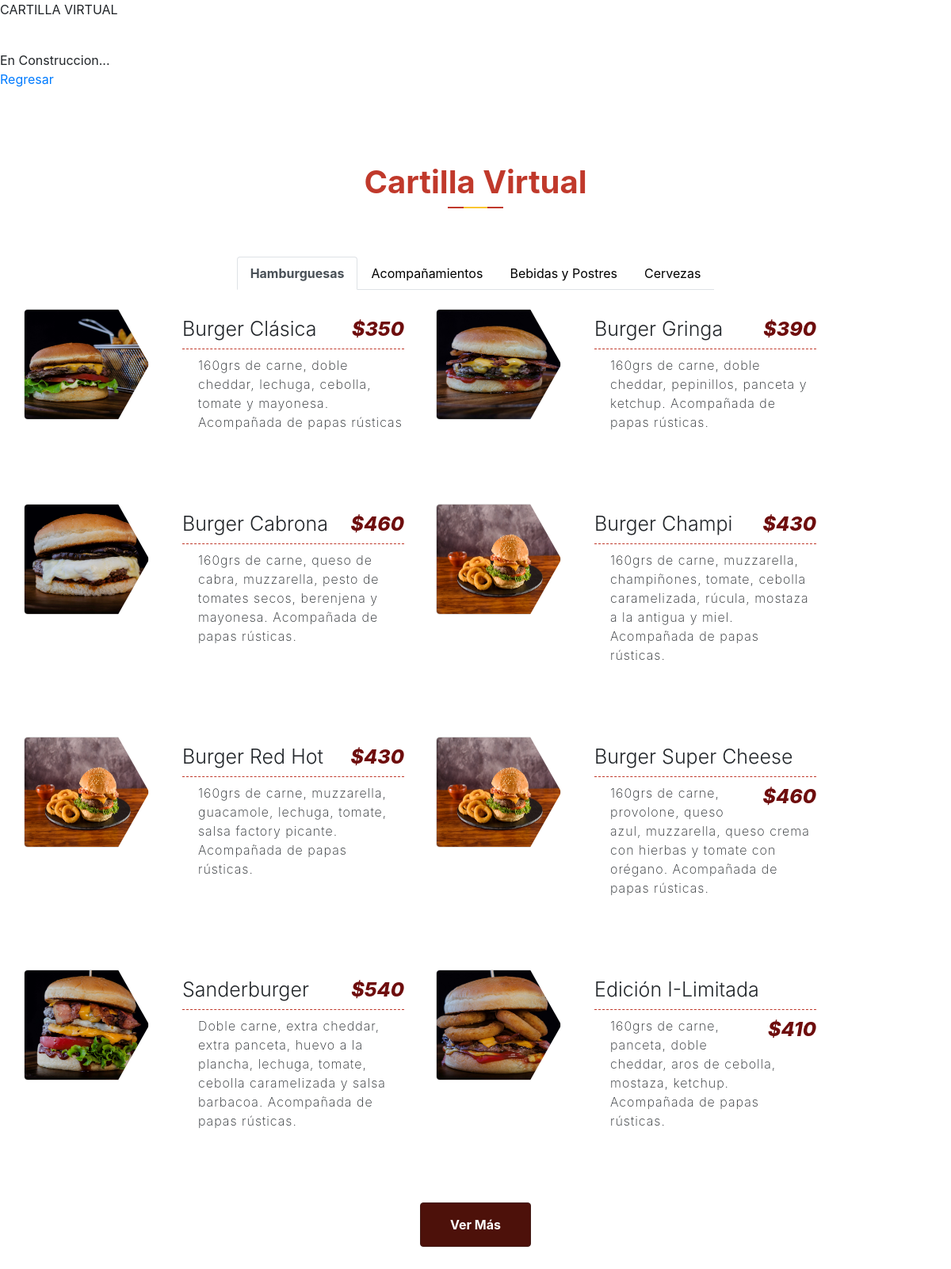
Screenshot of /PAGINA_CartillaVirtual.php with the database file from the repository.
### tables this page shows
CREATE TABLE `producto` (
  `id_producto` int(10) PRIMARY KEY NOT NULL AUTO_INCREMENT COMMENT 'ID del Producto',
  `nombre` varchar(30) NOT NULL COMMENT 'Nombre del Producto',
  `precio` int(20) NOT NULL COMMENT 'Precio del Producto',
  `tipo` varchar(15) NOT NULL COMMENT 'Tipo de producto (vegano, vegetariano, celiaco,  etc).',
  `descripcion` varchar(180) NULL COMMENT 'Descripcion del Producto'
);

### controlador/ControladorMostrarCartilla.php (called while the page is built, shortened)
<?php
require_once("modelo/Producto.php");
$productos = new Producto();
$matrizProducto = $productos->listar_productos();
require_once("vista/Cartilla_view.php");
?>

### modelo/conexion.php (called while the page is built)
<?php
class Conectar{
    public static function conexion (){
        try{
            $host ="localhost";
            $user ="root";
            $pass="";
            $bd="proyecto_grupo2";
            $con = mysqli_connect($host,$user,$pass);
            mysqli_select_db($con,$bd);
            return $con;
        }catch(Exception $e){
    die('Error'.$e->getMessage());
    echo "La linea de error " . $e->getLine();
        }
    }
    }
?>

### modelo/Producto.php (called while the page is built, shortened)
<?php
class Producto{
    private $con;
    private $producto;
    public function __construct()
    {
        require_once("conexion.php");
        $this->con=Conectar::conexion();
        $this->producto = array();
    }
    public function listar_productos(){
        $sql = "SELECT * FROM producto ORDER BY id_producto";
        $query = mysqli_query($this->con,$sql);
        while($filas = mysqli_fetch_array($query)){
            $this->producto[] = $filas;
        }
        return $this->producto;
    }
}

### vista/Cartilla_view.php (the view, shortened to what this page needs)
<!DOCTYPE html>
<html lang="es">
<head>
    <link rel="stylesheet" href="assets/styles_cartilla.css">
    <link href="https://cdnjs.cloudflare.com/ajax/libs/twitter-bootstrap/4.1.3/css/bootstrap.min.css" rel="stylesheet">
</head>
<body>
    <section id="our_menu" class="pt-5 pb-5">
        <div class="container">
            <div class="row">
                <div class="col-lg-12">
                    <div class="page_title text-center mb-4">
                        <h1>Cartilla Virtual</h1>
                    </div>
                </div>
            </div>
            <div class="row">
                <ul class="nav nav-tabs menu_tab mb-4" id="myTab" role="tablist">
                    <li class="nav-item">
                        <a class="nav-link active" id="hamburguesas" data-toggle="tab" href="#" role="tab">Hamburguesas</a>
                    </li>
                    <li class="nav-item">
                        <a class="nav-link" id="acompanamientos" data-toggle="tab" href="#" role="tab">Acompañamientos</a>
                    </li>
                    <li class="nav-item">
                        <a class="nav-link" id="bebidas-postres" data-toggle="tab" href="#" role="tab">Bebidas y Postres</a>
                    </li>
                    <li class="nav-item">
                        <a class="nav-link" id="cervezas" data-toggle="tab" href="#" role="tab">Cervezas</a>
                    </li>
                </ul>
            </div>
            <div class="row">
                <div class="tab-content col-lg-12" id="myTabContent">
                    <div class="tab-pane fade show active" id="breakfast" role="tabpanel" aria-labelledby="breakfast-tab">
                        <div class="row">
                            <?php foreach ($matrizProducto as $producto) : ?>
                                <div class="single_menu">
                                    <img src="<?php $dir_imagen = "assets/Productos/id" . $producto['id_producto'] . ".png"; ?><?php echo $dir_imagen; ?>" alt="burger">
                                    <div class="menu_content">
                                        <h4><?php echo $producto['nombre'] ?><span>$<?php echo $producto['precio'] ?></span></h4>
                                        <p><?php echo $producto['descripcion'] ?>
                                        </p>
                                    </div>
                                </div>
                            <?php endforeach; ?>
                        </div>
                    </div>
                </div>
            </div>
            <a href="#" class=" menu_btn btn btn-danger">Ver más</a>
        </div>
    </section>
</body>
</html>

### PAGINA_CartillaVirtual.php (shortened to what this page needs)
<p>CARTILLA VIRTUAL</p><br>
En Construccion...
<br><a href="index.php">Regresar</a><br>
<link rel="stylesheet" href="assets/styles2.css">
<?php require_once("controlador/ControladorMostrarCartilla.php"); ?>

### assets/styles2.css (style rules this page uses)
body { font-family: 'Roboto', sans-serif; background-repeat: no-repeat; background-size: cover; }

### assets/styles_cartilla.css (style rules this page uses)
.page_title { padding: 30px 0px; }
.page_title h1 { color: #c0392b; font-weight: 700; line-height: 2; margin-bottom: 0; position: relative; text-transform: capitalize; }
.page_title h1::before { background: #c0392b; width: 70px; height: 2px; position: absolute; content: ''; top: 90%; left: 50%; transform: translate(-50%, -50%); }
.page_title h1::after { position: absolute; content: ''; background: #fbc531; width: 30px; height: 2px; top: 90%; left: 50%; transform: translate(-50%, -50%); }
.menu_tab { margin: 0 auto; justify-content: center; }
.nav-item { display: inline-block; text-align: center; }
.nav-tabs .nav-link { transition: .3s; }
.nav-tabs .nav-link.active { background: #c0392b; color: #fff; font-weight: 700; border: 1px solid #c0392b; }
.nav-link { color: #000; }
.single_menu { position: relative; margin-bottom: 75px; transition: .3s; width: 30em; margin-right: 40px; }
.single_menu img { width: 33%; position: absolute; height: 140px; -webkit-clip-path: polygon(0% 0%, 75% 0%, 100% 50%, 75% 100%, 0% 100%); clip-path: polygon(0% 0%, 75% 0%, 100% 50%, 75% 100%, 0% 100%); transition: .3s; border: 1px solid #ddd; border-radius: 5px; }
.menu_content { padding-left: 200px; }
.menu_content h4 { font-size: 25px; font-weight: 300; border-bottom: 1px dashed #c0392b; line-height: 2; text-transform: capitalize; }
.menu_content h4 span { font-size: 25px; font-weight: 800; float: right; font-style: italic; color: #6e0d0d; margin-left: 20px; }
.menu_content p { font-weight: 200; font-size: 16px; letter-spacing: 1px; margin-left: 20px; }
.menu_btn.btn.btn-danger { margin: 0 auto; display: block; width: 140px; }
.btn.btn-danger { background: #4d110a; border: 1px solid #421b16; transition: .3s; position: relative; z-index: 1; text-transform: capitalize; font-weight: 700; overflow: hidden; padding: 15px 25px; }
.btn.btn-danger::before { position: absolute; content: ''; background: #300b06; width: 100%; height: 100%; left: -100%; top: 100%; transition: .3s; z-index: -1; }

### rows the page displays
producto: shows a picture, nombre "Burger Clásica", precio "350", descripcion "160grs de carne, doble cheddar, lechuga, cebolla, tomate y mayonesa. Acompañada de papas rústicas"
producto: shows a picture, nombre "Burger Gringa", precio "390", descripcion "160grs de carne, doble cheddar, pepinillos, panceta y ketchup. Acompañada de papas rústicas."
producto: shows a picture, nombre "Burger Cabrona", precio "460", descripcion "160grs de carne, queso de cabra, muzzarella, pesto de tomates secos, berenjena y mayonesa. Acompañada de papas rústicas."
producto: nombre "Burger Champi", precio "430", descripcion "160grs de carne, muzzarella, champiñones, tomate, cebolla caramelizada, rúcula, mostaza a la antigua y miel. Acompañada de papas rústicas."
producto: nombre "Burger Red Hot", precio "430", descripcion "160grs de carne, muzzarella, guacamole, lechuga, tomate, salsa factory picante. Acompañada de papas rústicas."
producto: nombre "Burger Super Cheese", precio "460", descripcion "160grs de carne, provolone, queso azul, muzzarella, queso crema con hierbas y tomate con orégano. Acompañada de papas rústicas."
producto: shows a picture, nombre "Sanderburger", precio "540", descripcion "Doble carne, extra cheddar, extra panceta, huevo a la plancha, lechuga, tomate, cebolla caramelizada y salsa barbacoa. Acompañada de papas rústicas."
producto: shows a picture, nombre "Edición I-Limitada", precio "410", descripcion "160grs de carne, panceta, doble cheddar, aros de cebolla, mostaza, ketchup. Acompañada de papas rústicas."
